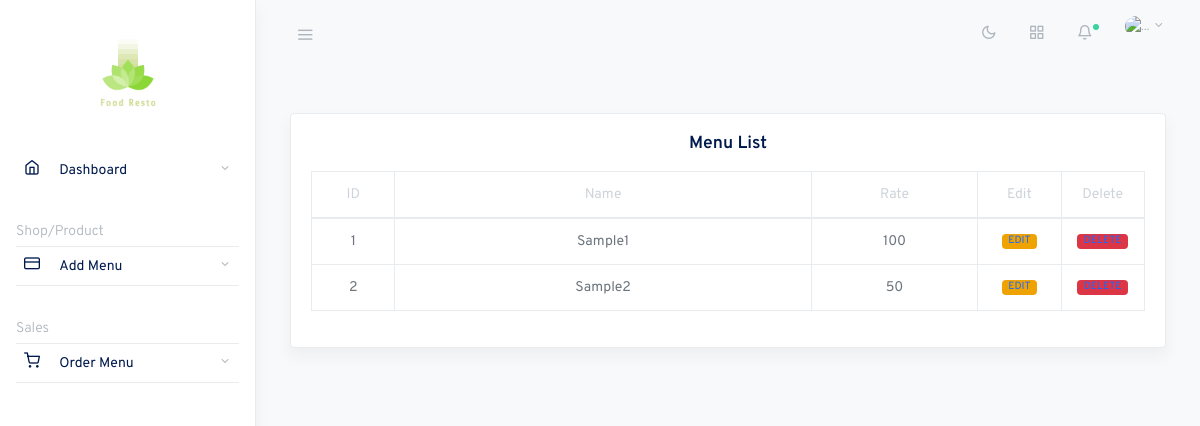
Page /Product/list_product on the committed database.
### Shop_detail/models.py (models this page shows)
class Product_detail(models.Model):
    item_name = models.CharField(max_length=100)
    item_rate = models.IntegerField(null=False)

### Shop_detail/views.py (the view)
# urls.py: path('Product/list_product',list_product,name='list_product'),
def list_product(request):
    list_product = Product_detail.objects.all()
    context = {'list_product':list_product,}
    return render(request,"Shop_detail/list_product.html",context)

### templates/Shop_detail/list_product.html (shortened to what this page needs)
{% extends "index.html" %}
{% block main %}
<div class="contain">
    <main role="main" class="main-content">
        <div class="container-fluid">
            <div class="row justify-content-center">
                <div class="col-12 my-4">
                    <div class="card shadow">
                        <div class="card-body text-center">
                            <h5 class="card-title">Menu List</h5>
                            <table class="table table-hover table-bordered text-center">
                                <thead>
                                    <tr>
                                        <th width="10%">ID</th>
                                        <th width="50%">Name</th>
                                        <th width="20%">Rate</th>
                                        <th width="10%">Edit</th>
                                        <th width="10%">Delete</th>
                                    </tr>
                                </thead>
                                <tbody>
                                    {% for list in list_product %}
                                    {% if list.item_name != 'Select' %}
                                    <tr>
                                        <td>{{ forloop.counter }}</td>
                                        <td>{{list.item_name}}</td>
                                        <td>{{list.item_rate}}</td>
                                        <td><span class="badge badge-pill badge-warning"><a
                                                    href="{% url 'edit_product' list.id %}">EDIT</a></span></td>
                                        <td><span class="badge badge-pill badge-danger"><a
                                                    href="{% url 'del_product' list.id %}">DELETE</a></span></td>
                                    </tr>
                                    {% endif %}
                                    {% endfor %}
                                </tbody>
                            </table>
                        </div>
                    </div>
                </div>
            </div>
        </div>
    </main>
</div>
{% endblock main %}

### rows in the picture
Product_detail: item_name "Sample1", item_rate "100"
Product_detail: item_name "Sample2", item_rate "50"
